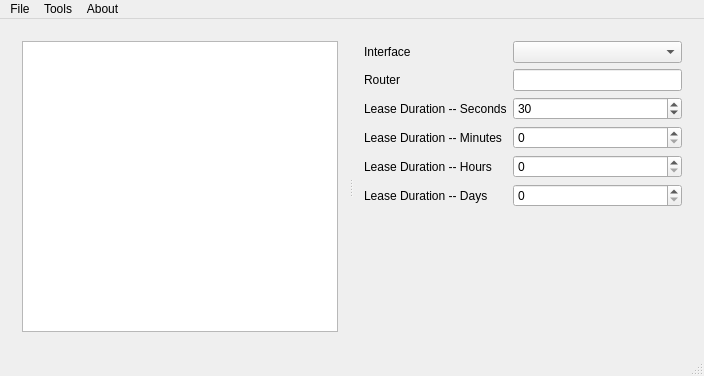
<?xml version="1.0" encoding="UTF-8"?>
<ui version="4.0">
 <class>MainWindow</class>
 <widget class="QMainWindow" name="MainWindow">
  <property name="geometry">
   <rect>
    <x>0</x>
    <y>0</y>
    <width>704</width>
    <height>376</height>
   </rect>
  </property>
  <property name="windowTitle">
   <string>MainWindow</string>
  </property>
  <widget class="QWidget" name="centralWidget">
   <layout class="QVBoxLayout" name="verticalLayout">
    <item>
     <widget class="QSplitter" name="splitter">
      <property name="orientation">
       <enum>Qt::Horizontal</enum>
      </property>
      <widget class="QWidget" name="">
       <layout class="QVBoxLayout" name="layout_left">
        <property name="spacing">
         <number>0</number>
        </property>
        <item>
         <widget class="FormAssignments" name="assignments" native="true"/>
        </item>
        <item>
         <widget class="QTextEdit" name="te_log">
          <property name="readOnly">
           <bool>true</bool>
          </property>
         </widget>
        </item>
       </layout>
      </widget>
      <widget class="QWidget" name="">
       <layout class="QVBoxLayout" name="layout_right">
        <item>
         <layout class="QFormLayout" name="formLayout">
          <item row="0" column="0">
           <widget class="QLabel" name="label_interface">
            <property name="text">
             <string>Interface</string>
            </property>
           </widget>
          </item>
          <item row="0" column="1">
           <widget class="QComboBox" name="cb_interface"/>
          </item>
          <item row="1" column="0">
           <widget class="QLabel" name="label_router">
            <property name="text">
             <string>Router</string>
            </property>
           </widget>
          </item>
          <item row="1" column="1">
           <widget class="QLineEdit" name="le_router"/>
          </item>
          <item row="2" column="0">
           <widget class="QLabel" name="label_lease_seconds">
            <property name="text">
             <string>Lease Duration -- Seconds</string>
            </property>
           </widget>
          </item>
          <item row="2" column="1">
           <widget class="QSpinBox" name="sb_lease_seconds">
            <property name="maximum">
             <number>59</number>
            </property>
            <property name="value">
             <number>30</number>
            </property>
           </widget>
          </item>
          <item row="3" column="0">
           <widget class="QLabel" name="label_lease_minutes">
            <property name="text">
             <string>Lease Duration -- Minutes</string>
            </property>
           </widget>
          </item>
          <item row="3" column="1">
           <widget class="QSpinBox" name="sb_lease_minutes">
            <property name="maximum">
             <number>59</number>
            </property>
            <property name="value">
             <number>0</number>
            </property>
           </widget>
          </item>
          <item row="4" column="0">
           <widget class="QLabel" name="label_lease_hours">
            <property name="text">
             <string>Lease Duration -- Hours</string>
            </property>
           </widget>
          </item>
          <item row="4" column="1">
           <widget class="QSpinBox" name="sb_lease_hours">
            <property name="maximum">
             <number>59</number>
            </property>
            <property name="value">
             <number>0</number>
            </property>
           </widget>
          </item>
          <item row="5" column="0">
           <widget class="QLabel" name="label_lease_days">
            <property name="text">
             <string>Lease Duration -- Days</string>
            </property>
           </widget>
          </item>
          <item row="5" column="1">
           <widget class="QSpinBox" name="sb_lease_days">
            <property name="maximum">
             <number>59</number>
            </property>
            <property name="value">
             <number>0</number>
            </property>
           </widget>
          </item>
         </layout>
        </item>
       </layout>
      </widget>
     </widget>
    </item>
   </layout>
  </widget>
  <widget class="QStatusBar" name="statusBar"/>
  <widget class="QMenuBar" name="menuBar">
   <property name="geometry">
    <rect>
     <x>0</x>
     <y>0</y>
     <width>704</width>
     <height>21</height>
    </rect>
   </property>
   <widget class="QMenu" name="menuFile">
    <property name="title">
     <string>File</string>
    </property>
    <addaction name="actionClose"/>
   </widget>
   <widget class="QMenu" name="menuTools">
    <property name="title">
     <string>Tools</string>
    </property>
    <addaction name="menu_action_client"/>
   </widget>
   <widget class="QMenu" name="menuAbout">
    <property name="title">
     <string>About</string>
    </property>
    <addaction name="actionAbout"/>
   </widget>
   <addaction name="menuFile"/>
   <addaction name="menuTools"/>
   <addaction name="menuAbout"/>
  </widget>
  <action name="menu_action_client">
   <property name="text">
    <string>Fake Client</string>
   </property>
  </action>
  <action name="actionClose">
   <property name="text">
    <string>Close</string>
   </property>
  </action>
  <action name="actionAbout">
   <property name="text">
    <string>About</string>
   </property>
  </action>
 </widget>
 <layoutdefault spacing="6" margin="11"/>
 <customwidgets>
  <customwidget>
   <class>FormAssignments</class>
   <extends>QWidget</extends>
   <header>form_assignments.h</header>
   <container>1</container>
  </customwidget>
 </customwidgets>
 <resources/>
 <connections/>
</ui>
